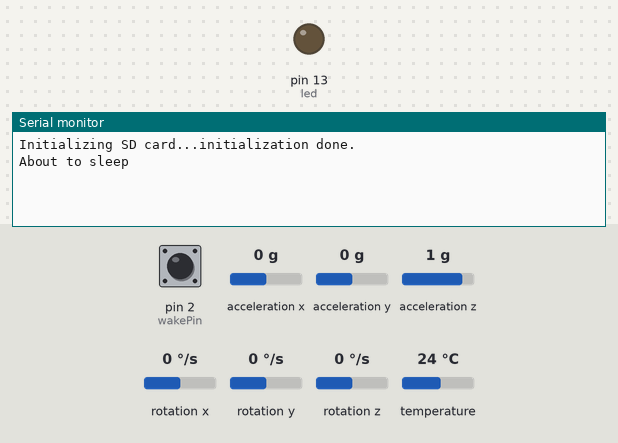
This sketch was run on a simulated Arduino Uno, built with avr-gcc and run on an emulated ATmega328P. Parts: output pins drawn as LEDs (lit = HIGH), the last lines printed to the serial monitor. Wiring (inferred from the names in the program): MPU-6050 motion sensor at I2C address 0x69. The inputs (shaded band) are chosen by the test bench; at power-on: pin 2 (wakePin) HIGH, acceleration x 0 g, acceleration y 0 g, acceleration z 1 g, rotation x 0 °/s, rotation y 0 °/s, rotation z 0 °/s, temperature 24 °C. Sleep ends after the set time or at an interrupt; the local clock reads 2024-03-15 10:24:30 at power-on unless the sketch sets it; storage starts empty.

Above: at 1.2 s.
1.3 s: pin 2 (wakePin) pulled LOW for 0.15 s
At 1.43 s:
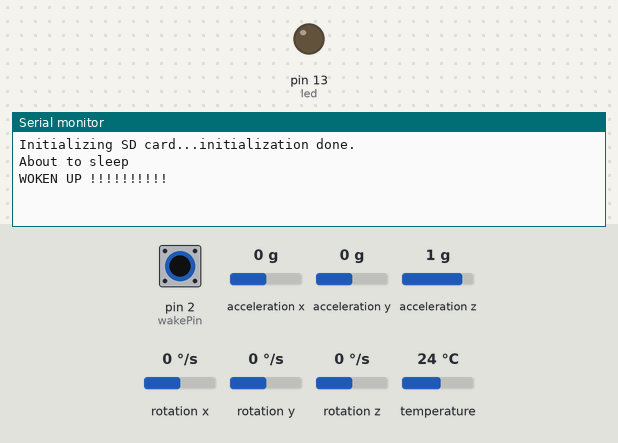
3.0 s: pin 2 (wakePin) pulled LOW for 1 s
At 3.81 s:
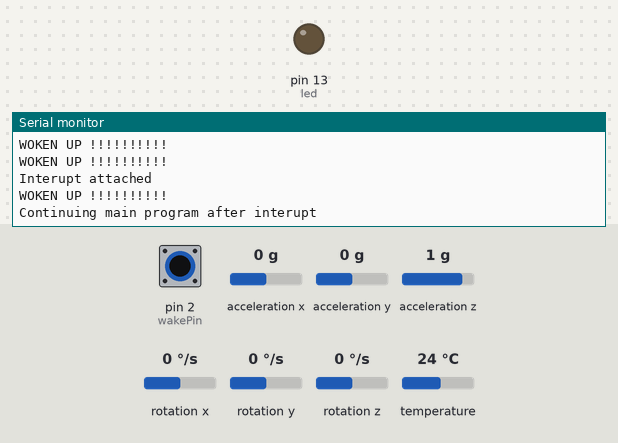
6.0 s: pin 2 (wakePin) pulsed LOW 2 times (0.12 s each, 0.3 s apart)
Timing chart, 0 to 9.0 s (numbered marks = the images above; inputs shaded):
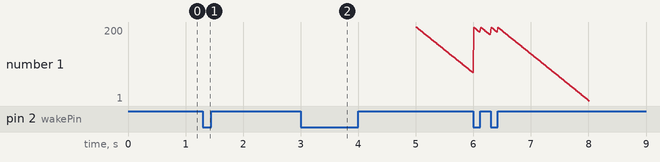

The sketch:

code.ino
```cpp
/* Used to initialize SD card*/
#include "SdFat.h"
#include <SPI.h>
#define SD_CS_PIN SS
SdFat SD;
File myFile;
//int loop_output[15][6];
//int i = 0;
//int k = 0;

/*Used to initialize time module*/
#include "RTClib.h"
RTC_DS3231 rtc;

/*Used to initialize Accelerometer*/
#include <avr/sleep.h>

#include <Wire.h>
#include <Adafruit_MPU6050.h>
#include <Adafruit_Sensor.h>

Adafruit_MPU6050 mpu;


#define SIGNAL_PATH_RESET 0x68
#define I2C_SLV0_ADDR 0x37
#define ACCEL_CONFIG 0x1C
#define MOT_THR 0x1F // Motion detection threshold bits [7:0]
#define MOT_DUR 0x20 // Duration counter threshold for motion interrupt generation, 1 kHz rate, LSB = 1 ms
#define MOT_DETECT_CTRL 0x69
#define INT_ENABLE 0x38
#define WHO_AM_I_MPU6050 0x75 // Should return 0x68
#define INT_STATUS 0x3A
#define MPU6050_ADDRESS 0x69 // Device address when ADO = 1

int wakePin = 2; // pin used for waking up
int led = 13;
volatile int count = 0;

// Interrupt function
void wakeUpNow() {
  Serial.println("WOKEN UP !!!!!!!!!!");
  count = 200;
}

// Used to configure accelerometer
void writeByte(uint8_t address, uint8_t subAddress, uint8_t data) {
  Wire.begin();
  Wire.beginTransmission(address); // Initialize the Tx buffer
  Wire.write(subAddress); // Put slave register address in Tx buffer
  Wire.write(data); // Put data in Tx buffer
  Wire.endTransmission(); // Send the Tx buffer
}

uint8_t readByte(uint8_t address, uint8_t subAddress) {
  uint8_t data; // `data` will store the register data
  Wire.beginTransmission(address); // Initialize the Tx buffer
  Wire.write(subAddress); // Put slave register address in Tx buffer
  Wire.endTransmission(false); // Send the Tx buffer, but send a restart to keep connection alive
  Wire.requestFrom(address, (uint8_t) 1); // Read one byte from slave register address
  data = Wire.read(); // Fill Rx buffer with result
  return data; // Return data read from slave register
}

void setup() {
  Serial.begin(115200);
  //--------------------------------------------------------------------------------
  // SD module
  // initialize SD card
  Serial.print(F("Initializing SD card..."));

  if (!SD.begin(SD_CS_PIN)) {
    Serial.println(F("initialization failed!"));
    return;
  }
  Serial.println(F("initialization done."));

  // open the file
  myFile = SD.open("output.txt", FILE_WRITE);

  //------------------------------------------------------------------------------
  // Time module
  rtc.begin();

  if (rtc.lostPower()) {
    Serial.println(F("RTC lost power, let's set the time!"));
    rtc.adjust(DateTime(F(__DATE__), F(__TIME__)));
  }

  // output the date it was started
  DateTime now = rtc.now();
  myFile.println(now.timestamp(DateTime::TIMESTAMP_FULL));
  myFile.flush();

  //------------------------------------------------------------------------------
  // Accelerometer module
  // Initialize mpu
  mpu.begin();
  mpu.setAccelerometerRange(MPU6050_RANGE_8_G);
  mpu.setGyroRange(MPU6050_RANGE_500_DEG);
  mpu.setFilterBandwidth(MPU6050_BAND_21_HZ);

  // Set setting for mpu
  writeByte(MPU6050_ADDRESS, 0x6B, 0x00);
  writeByte(MPU6050_ADDRESS, SIGNAL_PATH_RESET, 0x07); //Reset all internal signal paths in the MPU-6050 by writing 0x07 to register 0x68;
  writeByte(MPU6050_ADDRESS, I2C_SLV0_ADDR, 0x20); //write register 0x37 to select how to use the interrupt pin. For an active high, push-pull signal that stays until register (decimal) 58 is read, write 0x20.
  writeByte(MPU6050_ADDRESS, ACCEL_CONFIG, 0x01); //Write register 28 (==0x1C) to set the Digital High Pass Filter, bits 3:0. For example set it to 0x01 for 5Hz. (These 3 bits are grey in the data sheet, but they are used! Leaving them 0 means the filter always outputs 0.)
  writeByte(MPU6050_ADDRESS, MOT_THR, 5); //Write the desired Motion threshold to register 0x1F (For example, write decimal 20).
  writeByte(MPU6050_ADDRESS, MOT_DUR, 10); //Set motion detect duration to 1  ms; LSB is 1 ms @ 1 kHz rate
  writeByte(MPU6050_ADDRESS, MOT_DETECT_CTRL, 0x15); //to register 0x69, write the motion detection decrement and a few other settings (for example write 0x15 to set both free-fall and motion decrements to 1 and accelerometer start-up delay to 5ms total by adding 1ms. )
  writeByte(MPU6050_ADDRESS, INT_ENABLE, 0x40); //write register 0x38, bit 6 (0x40), to enable motion detection interrupt.
  writeByte(MPU6050_ADDRESS, 0x37, 0); // now INT pin is active low

//  Serial.println(readByte(MPU6050_ADDRESS, 0x6B));
//  Serial.println(readByte(MPU6050_ADDRESS, 0x68));
//  Serial.println(readByte(MPU6050_ADDRESS, 0x37));
//  Serial.println(readByte(MPU6050_ADDRESS, 0x1C));
//  Serial.println(readByte(MPU6050_ADDRESS, 0x1F));
//  Serial.println(readByte(MPU6050_ADDRESS, 0x20));
//  Serial.println(readByte(MPU6050_ADDRESS, 0x69));
//  Serial.println(readByte(MPU6050_ADDRESS, 0x38));

  pinMode(2, INPUT); // sets the digital pin 7 as input

  pinMode(wakePin, INPUT_PULLUP); // wakePin is pin no. 2
  pinMode(led, OUTPUT); //   led is pin no. 13

  // attachInterrupt(0, wakeUpNow, LOW); // use interrupt 0 (pin 2) and run function wakeUpNow when pin 2 gets LOW
}

void sleepNow() {
  set_sleep_mode(SLEEP_MODE_PWR_DOWN); // sleep mode is set here
  sleep_enable(); // enables the sleep bit in the mcucr register
  delay(500);
  Serial.println("About to sleep");
  delay(500);
  attachInterrupt(digitalPinToInterrupt(2), wakeUpNow, CHANGE); // use interrupt 0 (pin 2) and run function
  delay(500);
  Serial.println("Interupt attached");
  delay(500);
  sleep_mode(); // here the device is actually put to sleep...!!

  // THE PROGRAM CONTINUES FROM HERE AFTER INTERRUPT IS CLOSED
  delay(500);
  Serial.println("Continuing main program after interupt");
  delay(500);

  sleep_disable(); // first thing after waking from sleep: disable sl¯eep...
  delay(500);
  Serial.println("Sleep disabled");
  delay(500);
}

void loop() {
  if (count != 0) {
    sensors_event_t a, g, temp;
    mpu.getEvent(&a, &g, &temp);

    /* Print out the values */
    Serial.print(count);
    Serial.print("\t");
    Serial.print(a.acceleration.x);
    Serial.print("\t");
    Serial.print(a.acceleration.y);
    Serial.print("\t");
    Serial.print(a.acceleration.z);
    Serial.print("\t");

    Serial.print(g.gyro.x);
    Serial.print("\t");
    Serial.print(g.gyro.y);
    Serial.print("\t");
    Serial.print(g.gyro.z);
    Serial.print("\t");

    Serial.print(temp.temperature);
    Serial.println(" degC");

    myFile.print("\t");
    myFile.print(a.acceleration.x);
    myFile.print("\t");
    myFile.print(a.acceleration.y);
    myFile.print("\t");
    myFile.print(a.acceleration.z);
    myFile.print("\t");
    myFile.print(g.gyro.x);
    myFile.print("\t");
    myFile.print(g.gyro.y);
    myFile.print("\t");
    myFile.print(g.gyro.z);

    if (count == 200 || count == 1) {
      DateTime now = rtc.now();

      myFile.print(F("\t"));
      myFile.print(now.timestamp(DateTime::TIMESTAMP_TIME));
      myFile.print("\t");
      myFile.print(temp.temperature);
      myFile.print(" degC");
    }

    myFile.println();
    myFile.flush();
    count--;
  } else {
    sleepNow(); // sleep function called here
  }
}
```

Measured:
- after the input at 1.3 s, the serial monitor: prints a new line at once (image 1)
- after the input at 3.0 s, the serial monitor: prints a new line after 0.50 s (image 2)
